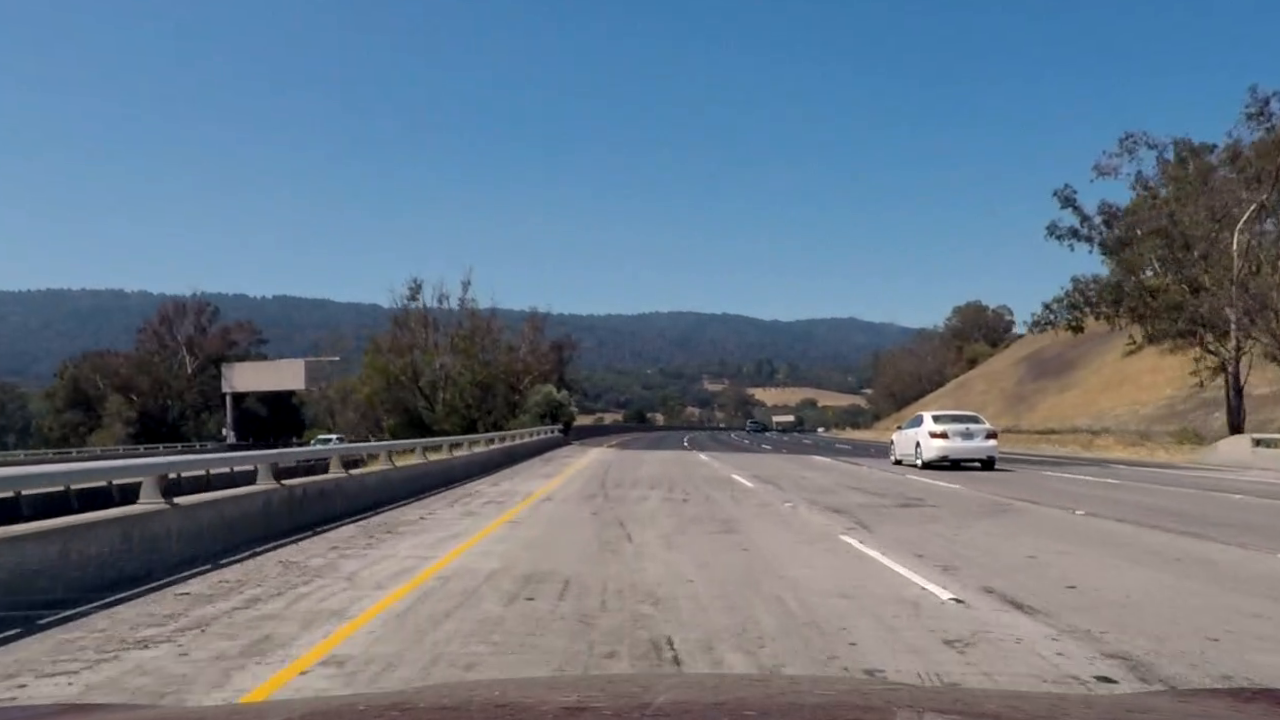
#> input picture examples/distortion-corrected.png, 1280 x 720 px
$ python -i tools.py   (imports and definitions only)   (older library calls are emulated)
#> lines starting #> are read from the running program, lines starting #| are printed output that depends on the picture; after the words box and inside, x2 and y2 are one past the last pixel; in counts of white or black regions, pixels touching at a corner belong together
import numpy as np
import cv2
import matplotlib.pyplot as plt


# [45 lines left out: functions cal_undistort, warp_image, not called in this run]

def binarization(
        img,
        s_thresh=(160, 240),
        sx_thresh=(20, 200),
        r_thresh=(220, 255),
        l_thresh=(155, 200),
        b_thresh=(155, 200)):
    def hls_select(img, channel=2, thresh=(0, 255)):
        # 1) Convert to HLS color space
        # 2) Apply a threshold to the S channel
        # 3) Return a binary image of threshold result
        # H: 0, L: 1, S: 2
        hls = cv2.cvtColor(img, cv2.COLOR_RGB2HLS)
        S = hls[:, :, channel]
        binary_output = np.zeros_like(S)
        binary_output[(S > thresh[0]) & (S <= thresh[1])] = 1
        return binary_output

    def abs_sobel_thresh(img, orient='x', sobel_kernel=3, thresh_min=0, thresh_max=255):
        # Convert to grayscale
        gray = cv2.cvtColor(img, cv2.COLOR_RGB2GRAY)
        # Apply x or y gradient with the OpenCV Sobel() function
        # and take the absolute value
        if orient == 'x':
            abs_sobel = np.absolute(cv2.Sobel(gray, cv2.CV_64F, 1, 0, ksize=sobel_kernel))
        if orient == 'y':
            abs_sobel = np.absolute(cv2.Sobel(gray, cv2.CV_64F, 0, 1, ksize=sobel_kernel))
        # Rescale back to 8 bit integer
        scaled_sobel = np.uint8(255 * abs_sobel / np.max(abs_sobel))
        # Create a copy and apply the threshold
        binary_output = np.zeros_like(scaled_sobel)
        # Here I'm using inclusive (>=, <=) thresholds, but exclusive is ok too
        binary_output[(scaled_sobel >= thresh_min) & (scaled_sobel <= thresh_max)] = 1

        # Return the result
        return binary_output

    def red_threshold(img, thresh=(220, 255)):
        binary_output = np.zeros((img.shape[0], img.shape[1]))
        binary_output[(img[:, :, 0] > thresh[0]) & (img[:, :, 0] <= thresh[1])] = 1
        return binary_output

    def LUV_threshold(img, thresh=(225, 255)):
        LUV = cv2.cvtColor(img, cv2.COLOR_RGB2LUV)
        L = LUV[:, :, 0]
        binary_output = np.zeros_like(L)
        binary_output[(L > thresh[0]) & (L <= thresh[1])] = 1
        return binary_output

    def LAB_threshold(img, thresh=(155, 200)):
        lab = cv2.cvtColor(img, cv2.COLOR_RGB2Lab)
        L = lab[:, :, 2]
        binary_output = np.zeros_like(L)
        binary_output[(L > thresh[0]) & (L <= thresh[1])] = 1
        return binary_output

    r_binary = red_threshold(img, thresh=r_thresh)
    s_binary = hls_select(img, 2, thresh=s_thresh)
    l_binary = LUV_threshold(img, thresh=l_thresh)
    y_binary = LAB_threshold(img, thresh=b_thresh)

    gradx = abs_sobel_thresh(img, orient='x', sobel_kernel=3, thresh_min=sx_thresh[0], thresh_max=sx_thresh[1])

    # Apply each of the thresholding functions
    binary = np.zeros_like(r_binary)

    binary[
        (gradx == 1)
        | (l_binary==1)
        | (s_binary == 1)
        | (r_binary == 1)
        | (y_binary == 1)
    ] = 1
    return binary

# [97 lines left out: function poly_searching, not called in this run]

>>> import cv2
>>> picture = cv2.cvtColor(cv2.imread('examples/distortion-corrected.png'), cv2.COLOR_BGR2RGB)
>>> result = binarization(picture)
#> in binarization, `r_binary = red_threshold(img, thresh=r_thresh)`:
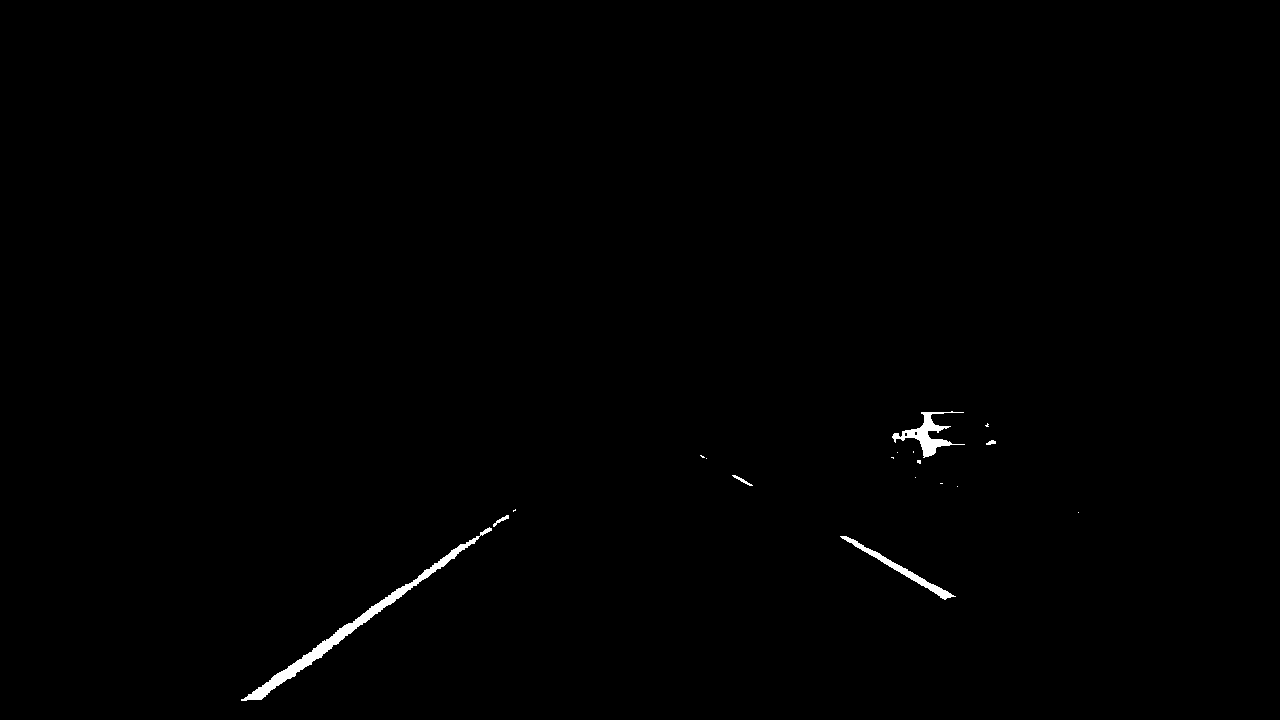
#> r_binary: shape (720, 1280) float64; values 0 (black) and 1 (white), 0.47% white; 18 white regions (12 under 20 px), largest, box (x1, y1, x2, y2) and area: (241, 527, 492, 701) 2408, (892, 411, 965, 458) 950, (840, 536, 956, 600) 757, (732, 475, 753, 486) 57, (493, 515, 509, 527) 57, (986, 440, 996, 445) 33
#> in hls_select, `hls = cv2.cvtColor(img, cv2.COLOR_RGB2HLS)`: hls: shape (720, 1280, 3); mean of channels 0, 1, 2 66.2, 120.3, 61.1
#> in hls_select, `S = hls[:, :, channel]`:
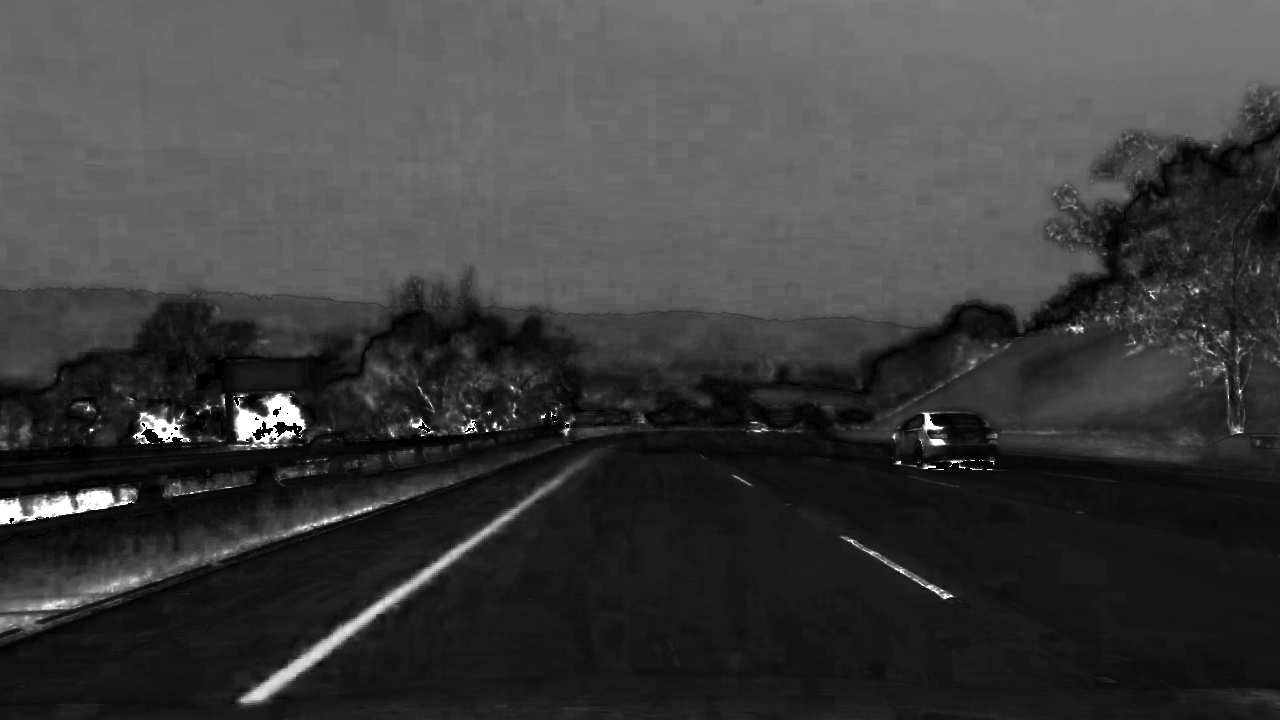
#> S: shape (720, 1280); min 0, max 255, mean 61.1
#> in binarization, `s_binary = hls_select(img, 2, thresh=s_thresh)`: s_binary: shape (720, 1280); values 0 (black) and 1 (white), 0.49% white; 274 white regions (255 under 20 px), largest, box (x1, y1, x2, y2) and area: (241, 515, 510, 703) 2542, (28, 495, 76, 517) 193, (40, 600, 68, 610) 161
#> in LUV_threshold, `LUV = cv2.cvtColor(img, cv2.COLOR_RGB2LUV)`: LUV: shape (720, 1280, 3); mean of channels 0, 1, 2 125.8, 92.3, 122.4
#> in binarization, `l_binary = LUV_threshold(img, thresh=l_thresh)`: l_binary: shape (720, 1280); values 0 (black) and 1 (white), 27.9% white; 399 white regions (302 under 20 px), largest, box (x1, y1, x2, y2) and area: (0, 448, 1280, 706) 138232, (0, 141, 1108, 333) 100598, (1074, 434, 1280, 470) 2746
#> in LAB_threshold, `lab = cv2.cvtColor(img, cv2.COLOR_RGB2Lab)`: lab: shape (720, 1280, 3); mean of channels 0, 1, 2 126.4, 128.1, 118.8
#> in LAB_threshold, `L = lab[:, :, 2]`:
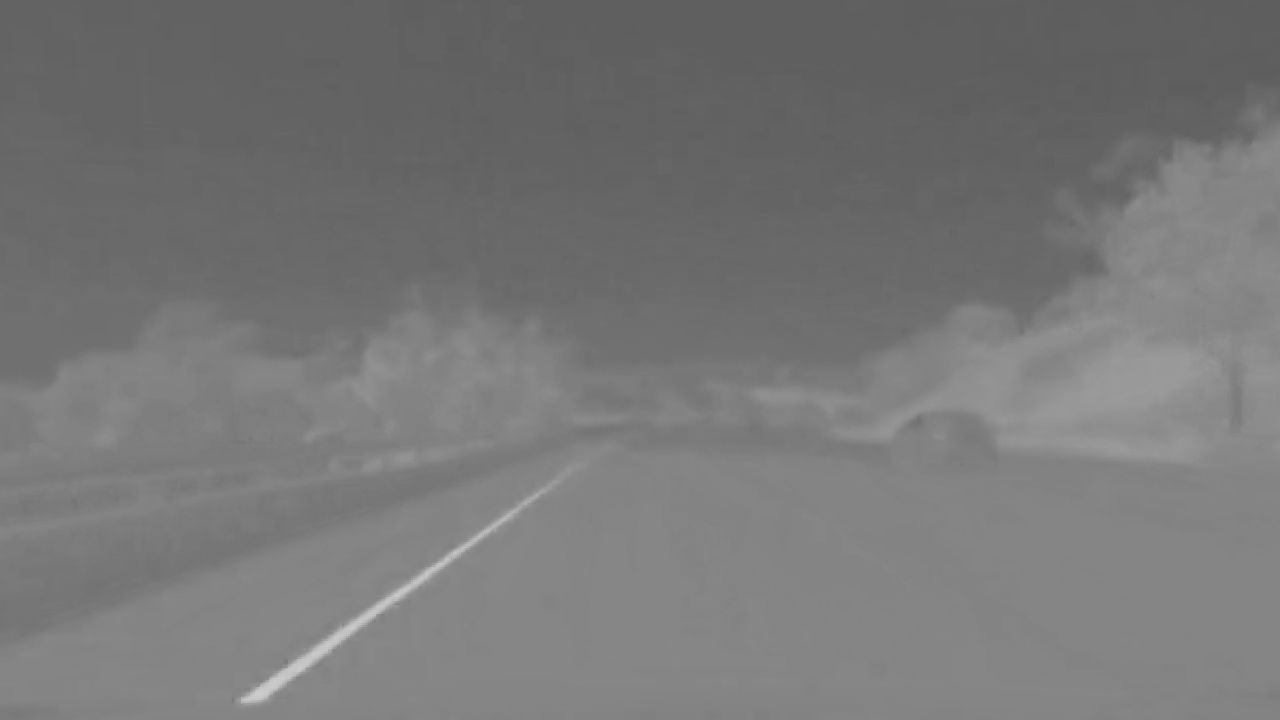
#> L: shape (720, 1280); min 94, max 204, mean 118.8
#> in binarization, `y_binary = LAB_threshold(img, thresh=b_thresh)`: y_binary: shape (720, 1280); values 0 (black) and 1 (white), 0.4% white; 1 white region, box (x1, y1, x2, y2) and area: (239, 489, 547, 705) 3662
#> in binarization, `gradx = abs_sobel_thresh(img, orient='x', sobel_kernel=3, thresh_min=s..`: gradx: shape (720, 1280); values 0 (black) and 1 (white), 3.1% white in thin lines or dots, all inside (x1, y1, x2, y2) = (1, 84, 1279, 720)
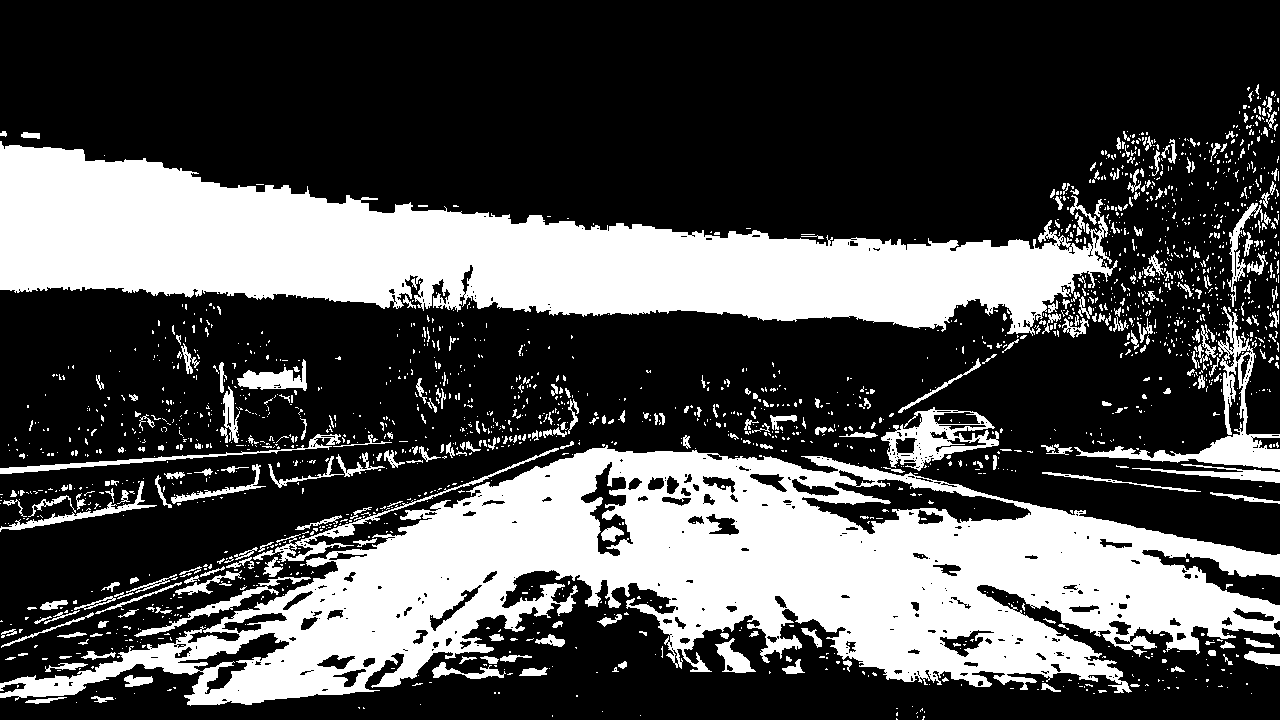
#> result: shape (720, 1280) float64; values 0 (black) and 1 (white), 31.2% white; 1963 white regions (1658 under 20 px), largest, box (x1, y1, x2, y2) and area: (0, 445, 1280, 706) 140244, (0, 141, 1118, 336) 103272, (1074, 306, 1280, 470) 4519
